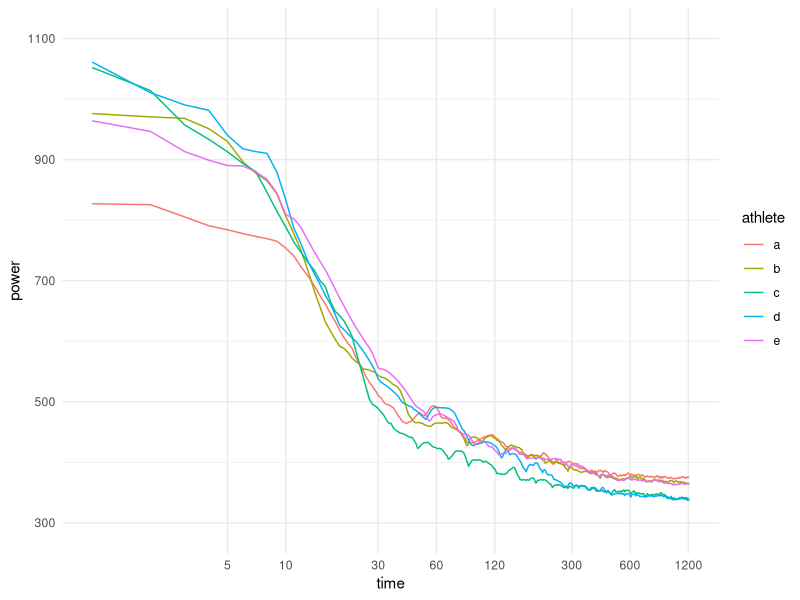
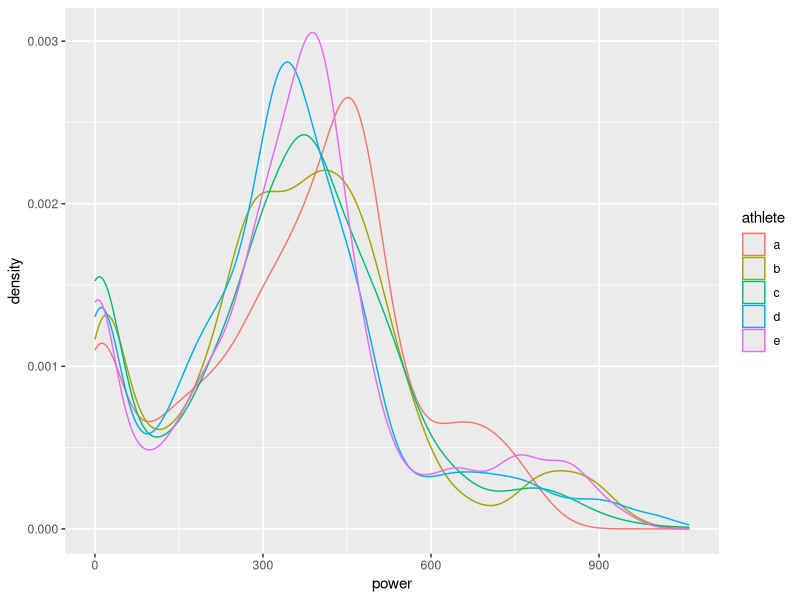

Reproduce these figures in R, in order.
## ---- chunk 1
library(purrr)   # Functional programming
library(ggplot2) # Visualization
## ---- chunk 2
d <- read.csv("../data/temp/cleaned-combined.csv")
d$athlete <- as.factor(d$athlete)
## ---- chunk 3
maxeffort <- function(t, x) {
  # create a moving average over length t
  series <- stats::filter(x, rep(1 / t, t), sides = 2) 
  # find maximum
  m <- max(as.vector(series), na.rm = TRUE)
  data.frame(
    time = t,
    power = m
  )
}

maxeffort_all <- function(athlete, range = 1:1210, data = d) {
  powerdata <- data$power[data$athlete == athlete]
  df <- purrr::map_dfr(range, maxeffort, x = powerdata)
  df$athlete <- athlete
  df
}

pp <- purrr::map_dfr(levels(d$athlete), maxeffort_all)

## ---- chunk 4
ggplot(pp, aes(x = time, y = power, colour = athlete)) +
  geom_line() +
  scale_x_log10(
    breaks = c(5, 10, 30, 60, 120, 300, 600, 1200),
    minor_breaks = FALSE
  ) + 
  scale_y_continuous(
    breaks = seq(300, 1100, 200),
    limits = c(290, 1110)
  ) +
  theme_minimal()
## ---- chunk 5
ggplot(d, aes(x = power, colour = athlete)) +
  geom_density()
## ---- chunk 6

